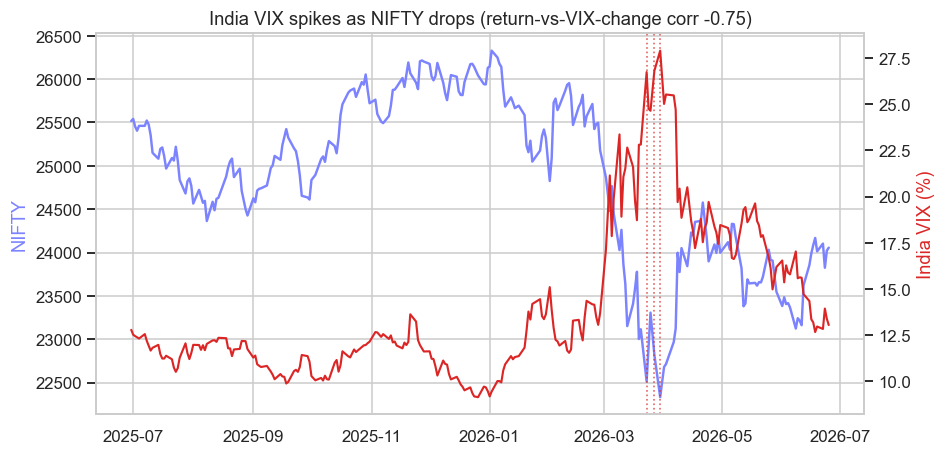

Generate this figure with Python:
# India VIX spikes up exactly when NIFTY falls - plot the inverse fear gauge over a year.
import os
from pathlib import Path

import matplotlib

matplotlib.use("Agg")
import matplotlib.pyplot as plt
import numpy as np
import seaborn as sns
from openalgo import api

client = api(
    api_key=os.getenv("OPENALGO_API_KEY", "your_api_key_here"),
    host=os.getenv("OPENALGO_HOST", "http://127.0.0.1:5000"),
)

nifty = client.history(symbol="NIFTY", exchange="NSE_INDEX", interval="D",
                       start_date="2025-06-28", end_date="2026-06-28")
vix = client.history(symbol="INDIAVIX", exchange="NSE_INDEX", interval="D",
                     start_date="2025-06-28", end_date="2026-06-28")

# Inverse relationship: NIFTY daily return vs same-day change in India VIX.
ret = np.log(nifty["close"] / nifty["close"].shift(1)).dropna()
corr = np.corrcoef(ret, vix["close"].diff().loc[ret.index])[0, 1]
fear_days = vix["close"].nlargest(3).index   # the year's biggest fear spikes

sns.set_theme(style="whitegrid")
fig, ax1 = plt.subplots(figsize=(9, 4.5))
ax1.plot(nifty.index, nifty["close"], color="#7c83ff", lw=1.6, label="NIFTY")
ax1.set_ylabel("NIFTY", color="#7c83ff")
ax2 = ax1.twinx()
ax2.plot(vix.index, vix["close"], color="#dc2626", lw=1.4, label="India VIX")
ax2.set_ylabel("India VIX (%)", color="#dc2626")
ax2.grid(False)
for d in fear_days:
    ax1.axvline(d, color="#dc2626", ls=":", lw=1.1, alpha=0.7)
ax1.set_title(f"India VIX spikes as NIFTY drops (return-vs-VIX-change corr {corr:+.2f})")

out = Path(__file__).with_suffix(".png")
plt.savefig(out, dpi=110, bbox_inches="tight")
peak = vix["close"].max()
print(f"NIFTY-return vs VIX-change correlation {corr:+.2f}; VIX peaked at {peak:.2f}% "
      f"on {vix['close'].idxmax().date()}. Saved {out.name}")
